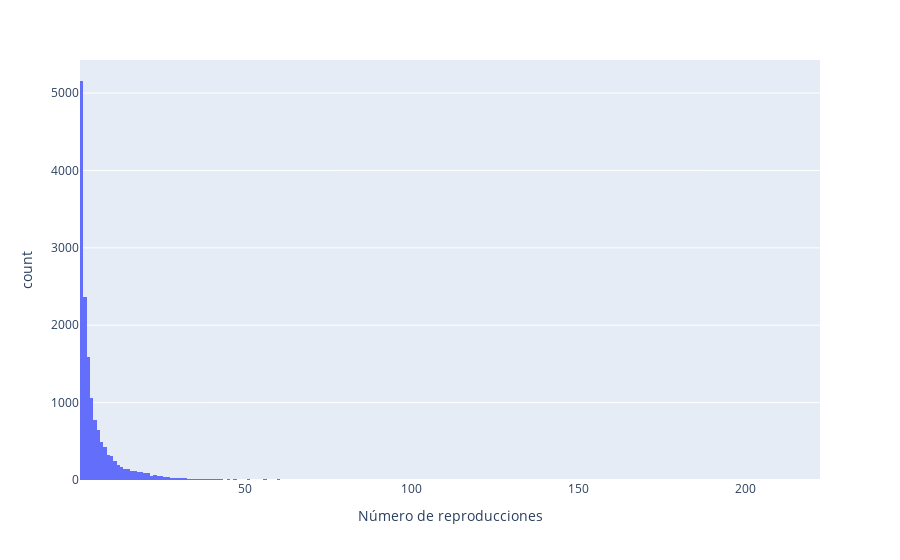

Source (notebook cell):
### Code cell
px.histogram(rep_canciones, x="rating_count", labels = {'rating_count' : 'Número de reproducciones'})

### Figure 1 — Plotly figure (JSON) as saved in the notebook; plotly's stock layout.template omitted (floating-point values rounded to 4 significant figures; data arrays with more than 128 entries replaced by an {"elided": "..."} marker saying what was removed)
{"data": [{"alignmentgroup": "True", "bingroup": "x", "hovertemplate": "Número de reproducciones=%{x}<br>count=%{y}<extra></extra>", "legendgroup": "", "marker": {"color": "#636efa"}, "name": "", "offsetgroup": "", "orientation": "v", "showlegend": false, "type": "histogram", "x": {"elided": "15337 int values"}, "xaxis": "x", "yaxis": "y"}], "layout": {"barmode": "relative", "legend": {"tracegroupgap": 0}, "margin": {"t": 60}, "xaxis": {"anchor": "y", "domain": [0, 1], "title": {"text": "Número de reproducciones"}}, "yaxis": {"anchor": "x", "domain": [0, 1], "title": {"text": "count"}}}}
